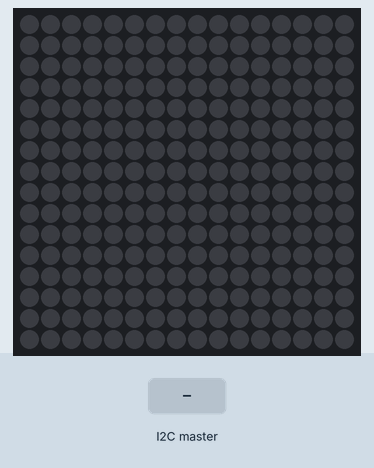
Simulated run of this sketch. Board: Arduino Uno, built with avr-gcc and run on an emulated ATmega328P. Parts: 16×16 RGB LED matrix (first LED top left, wired row by row). The test bench sets the inputs (shaded band). Dim RGB values are drawn brighter than linear; what the sketch prints to the serial monitor is not drawn.

Above: at 1.2 s.
1.3 s: the I2C master sends the byte 1
At 2.07 s:
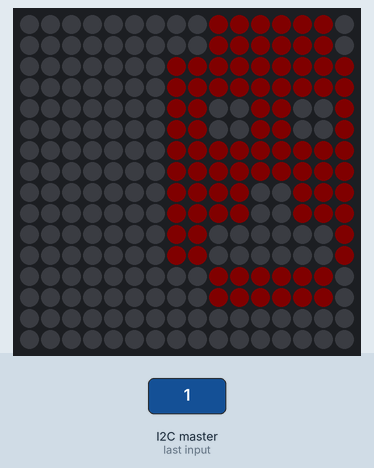
3.0 s: the I2C master sends the byte 2
At 6.59 s:
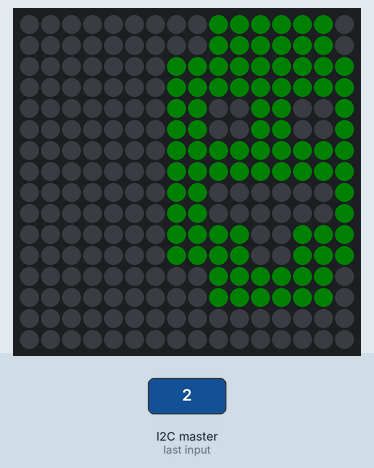
Timing chart, 0 to 8.1 s (numbered marks = the images above; inputs shaded):
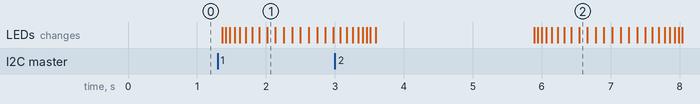

The sketch:

I_2C_Slave_for_Neopixels.ino
```cpp
/*
   rosserial Servo Control Example

   This sketch demonstrates the control of hobby R/C servos
   using ROS and the arduiono

   For the full tutorial write up, visit
   www.ros.org/wiki/rosserial_arduino_demos

   For more information on the Arduino Servo Library
   Checkout :
   http://www.arduino.cc/en/Reference/Servo
*/
#include <Adafruit_GFX.h>
#include <Adafruit_NeoMatrix.h>
#include <Adafruit_NeoPixel.h>

#ifndef PSTR
#define PSTR // Make Arduino Due happy
#endif

#if defined(ARDUINO) && ARDUINO >= 100
#include "Arduino.h"
#else
#include <WProgram.h>
#endif

#include <Adafruit_NeoPixel.h>
#include <Wire.h>


#define PIN        6 //data output pin
#define NUMPIXELS 20

//the block of code below is to set up such that the running text display will be displayed correctly according to our own configuration of LED matrices
Adafruit_NeoMatrix matrix = Adafruit_NeoMatrix(8, 8, 2, 2, PIN,
                            NEO_MATRIX_TOP + NEO_MATRIX_RIGHT +
                            NEO_MATRIX_COLUMNS + NEO_MATRIX_PROGRESSIVE +
                            NEO_TILE_TOP + NEO_TILE_RIGHT + NEO_TILE_COLUMNS + NEO_TILE_PROGRESSIVE,
                            NEO_GRB + NEO_KHZ800);

const uint16_t colors[] = {
  matrix.Color(255, 0, 0), matrix.Color(0, 255, 0), matrix.Color(0, 0, 255)
};

int inp;
int x    = matrix.width();
int pass = 0;
bool task = false;
String string = "";

//code block below takes in the a string and displays the running text on the neopixel matrices

void scroll(String text) {
  matrix.fillScreen(0); //fills screen with a single colour
  matrix.setCursor(x, 0); // set cursor set cursor location which is where the top left lixel will go
  matrix.print(text);
  if (--x < -80) {
    x = matrix.width();
    if (++pass >= 3) pass = 0;
    matrix.setTextColor(colors[pass]);
    task =  false; // set task to false when sine it is finished
  }
  matrix.show();
  delay(100);
}

void setup() {
  Wire.begin(8);                // join i2c bus with address #8 this number should be the same in the wire.begintTransmission() code for the Master
  Wire.onReceive(receiveEvent); // activates callback function recieveEvent() when data is recieved
  //Wire.onRequest(requestEvent);

  matrix.begin();
  matrix.setTextWrap(false);
  matrix.setBrightness(5);
  matrix.setTextColor(colors[0]);
  matrix.setTextSize(2); //ext characters are set to 8 pixels high by default. Setting this to 2 means the text will now be 16 pixels high
  Serial.begin(9600); // set Serial baud rate to 9600.. important for serial monitor usage
}

void loop() {
  delay(1);
  //delay(1);


}

void receiveEvent(int howMany) { //callback function
  task = true; // set task to true
  while (0 < Wire.available()) { // loop through all the bytes available for retrival
    char c = Wire.read(); // receive byte as a character
    string.concat(c); // concatinate the characters
  }
  Serial.println(string); // serial print the message recieved
  while(task){
  scroll(string); //run the scroll function while the task is true
  }
  string = ""; // set the variable to an empty string to clear the message
  //inp = Wire.read();
  //Serial.println(inp);
  // Send the updated pixel colors to the hardware.
}
```

Measured:
- after the input at 1.3 s, the LEDs: first change after 0.07 s (image 1 shows a later state)
- after the input at 3.0 s, the LEDs: first differ from a run without the input after 2.9 s (image 2 shows a later state)
